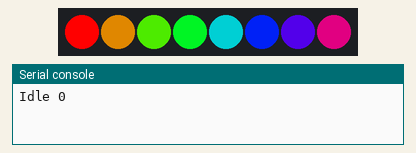
Bench run of a program on a simulated Raspberry Pi Pico running MicroPython. Shown: 8 RGB LEDs in strip order, left to right, the last lines printed to the serial console. Dim RGB values are drawn brighter than linear.

Above: at 0.2 s.
At 4.33 s:
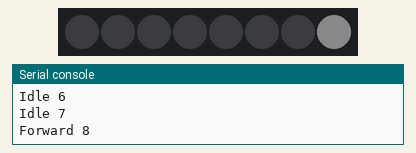
At 6.93 s:
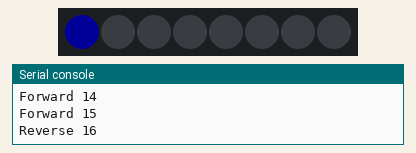
At 10.04 s:
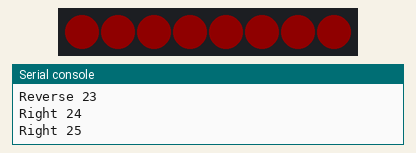
At 12.7 s:
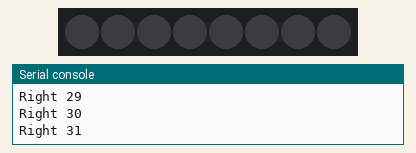
At 16.65 s:
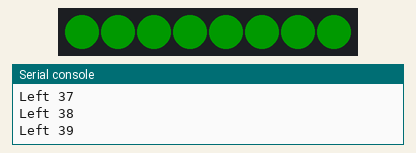
Timing chart, 0 to 40.0 s (numbered marks = the images above):
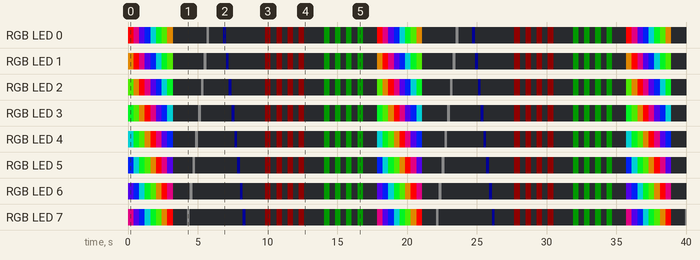

The program:

five-patterns.py
```python
'''
Five drive patterns
1 - idle - rainbow moving
2 - forward - white going front (7) to back (0)
3 - reverse - blue boing back (0) to front (7)
4 - right turn - blink red
5 - left turn - blink green
'''
import machine
from neopixel import NeoPixel
from utime import sleep

NEOPIXEL_PIN = 4
NUMBER_PIXELS = 8
PERCENT_COLOR_WHEEL = round(255/NUMBER_PIXELS)

strip = NeoPixel(machine.Pin(NEOPIXEL_PIN), NUMBER_PIXELS)
BLACK = (0, 0, 0)
RED = (255, 0, 0)
LIGHT_RED = (15, 0, 0)
YELLOW = (255, 150, 0)
GREEN = (0, 255, 0)
LIGHT_GREEN = (0, 25, 0)
CYAN = (0, 255, 255)
BLUE = (0, 0, 255)
LIGHT_BLUE = (0, 0, 25)
PURPLE = (180, 0, 255)
WHITE = (255, 255, 255)
GRAY = (50, 50, 50)
LIGHT_GRAY = (10, 10, 10)
OFF = (0, 0, 0)
COLORS = (BLACK, RED, YELLOW, GREEN, CYAN, BLUE, PURPLE, WHITE)

def wheel(pos):
    # Input a value 0 to 255 to get a color value.
    # The colors are a transition r - g - b - back to r.
    if pos < 0 or pos > 255:
        return (0, 0, 0)
    if pos < 85:
        return (255 - pos * 3, pos * 3, 0)
    if pos < 170:
        pos -= 85
        return (0, 255 - pos * 3, pos * 3)
    pos -= 170
    return (pos * 3, 0, 255 - pos * 3)

def idle(counter, wait):
    global NUMBER_PIXELS, PERCENT_COLOR_WHEEL
    for i in range(0, NUMBER_PIXELS):
        color_index = round(i*PERCENT_COLOR_WHEEL)
        color = wheel(color_index)
        # print(color_index, color)
        strip[(i + counter) % NUMBER_PIXELS] = color
        strip.write()
    sleep(wait)

def forward(counter, wait):
    global NUMBER_PIXELS, PERCENT_COLOR_WHEEL
    pixel_index = counter % NUMBER_PIXELS
    for i in range(0, NUMBER_PIXELS):
        if i == NUMBER_PIXELS - pixel_index - 1:
            strip[i] = LIGHT_GRAY
        else:
            strip[i] = OFF
    strip.write()
    sleep(wait)

def reverse(counter, wait):
    global NUMBER_PIXELS, PERCENT_COLOR_WHEEL
    pixel_index = counter % NUMBER_PIXELS
    for i in range(0, NUMBER_PIXELS):
        if i == pixel_index:
            strip[i] = LIGHT_BLUE
        else:
            strip[i] = OFF
    strip.write()
    sleep(wait)

def right(counter, wait):
    global NUMBER_PIXELS, PERCENT_COLOR_WHEEL
    pixel_index = counter % NUMBER_PIXELS
    if counter % 2:
        for i in range(0, NUMBER_PIXELS):
            strip[i] = LIGHT_RED
    else:
        for i in range(0, NUMBER_PIXELS):
            strip[i] = OFF
    strip.write()
    sleep(wait)

def left(counter, wait):
    global NUMBER_PIXELS, PERCENT_COLOR_WHEEL
    pixel_index = counter % NUMBER_PIXELS
    if counter % 2:
        for i in range(0, NUMBER_PIXELS):
            strip[i] = LIGHT_GREEN
    else:
        for i in range(0, NUMBER_PIXELS):
            strip[i] = OFF
    strip.write()
    sleep(wait)

def all_off():
    for i in range(0, NUMBER_PIXELS):
        strip[i] = OFF
    strip.write()

counter = 0
between_pattern_delay = 1
while True:
    for i in range(8):
        print('Idle', counter)
        idle(counter, .4)
        counter += 1
    all_off()
    sleep(between_pattern_delay)

    for i in range(8):
        print('Forward', counter)
        forward(counter, .2)
        counter += 1
    all_off()
    sleep(between_pattern_delay)

    for i in range(8):
        print('Reverse', counter)
        reverse(counter, .2)
        counter += 1
    all_off()
    sleep(between_pattern_delay)

    for i in range(8):
        print('Right', counter)
        right(counter, .4)
        counter += 1
    all_off()
    sleep(between_pattern_delay)

    for i in range(8):
        print('Left', counter)
        left(counter, .4)
        counter += 1
    all_off()
    sleep(between_pattern_delay)
```

Measured:
- by itself, RGB LED 0: off → RGB(255, 0, 0) at 0.00 s, → RGB(162, 0, 93) 0.40 s later, → RGB(66, 0, 189) 0.40 s later, → RGB(0, 30, 225) 0.40 s later, … (67 changes in this stretch)
- by itself, RGB LED 1: off → RGB(159, 96, 0) at 0.00 s, → RGB(255, 0, 0) 0.40 s later, → RGB(162, 0, 93) 0.40 s later, → RGB(66, 0, 189) 0.40 s later, … (67 changes in this stretch)
- by itself, everything shown: repeats every 17.9 s, in 43 steps
- what the display in image 3 shows lasts 0.4 s, from 9.8 s to 10.2 s
- what the display in image 4 shows lasts 1.4 s, from 12.7 s to 14.1 s
